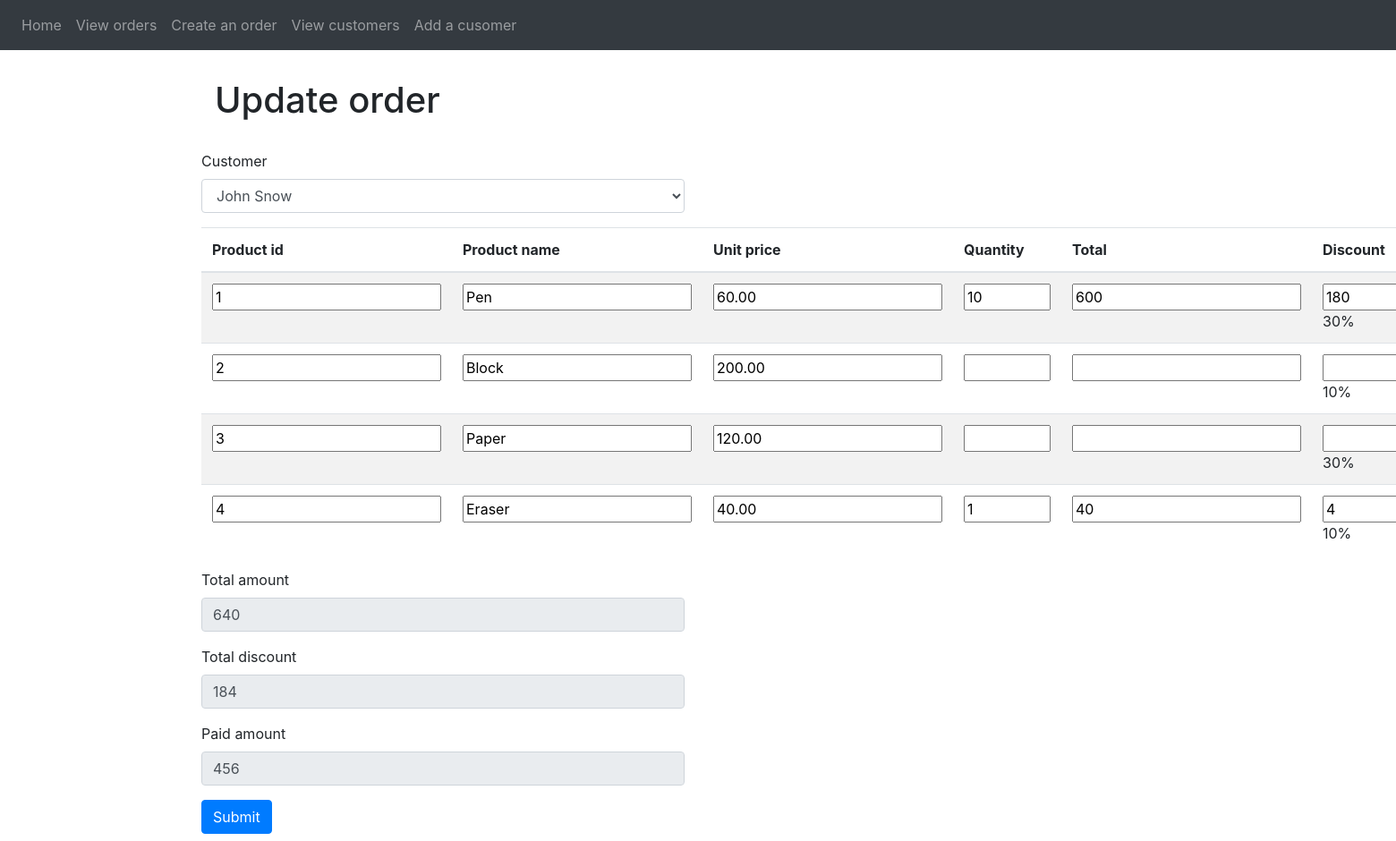
The app's page /update.php?id=2 with its own data.
### tables this page shows
CREATE TABLE `products` (
  `id` int(11) NOT NULL AUTO_INCREMENT,
  `productname` varchar(100) NOT NULL,
  `unitprice` decimal(6,2) NOT NULL,
  PRIMARY KEY (`id`),
  UNIQUE KEY `id_UNIQUE` (`id`),
  UNIQUE KEY `productname_UNIQUE` (`productname`)
);

CREATE TABLE `orders` (
  `id` int(11) NOT NULL AUTO_INCREMENT,
  `customer` int(11) NOT NULL,
  `totalamount` decimal(10,2) NOT NULL,
  `totaldiscount` decimal(10,2) NOT NULL,
  `paidamount` decimal(10,2) NOT NULL,
  `prize` tinyint(4) NOT NULL,
  PRIMARY KEY (`id`),
  UNIQUE KEY `id_UNIQUE` (`id`),
  KEY `id_idx` (`customer`),
  CONSTRAINT `customer` FOREIGN KEY (`customer`) REFERENCES `customers` (`id`) ON DELETE CASCADE ON UPDATE CASCADE
);

### db/db.php (called while the page is built, shortened)
<?php
    abstract class DB{
        protected $db;
        protected $table;
        function  __construct(){
            try{
                $this->db = new \PDO("mysql:host=" . self::DB_HOST . ";dbname=" . self::DB_DB, self::DB_USERNAME, self::DB_PASSWORD);
            }catch(\PDOException $ex){
                echo $ex->getMessage();
            }catch(\Exception $ex){
                echo $ex->getMessage();
            }
        }
        public function fetchValues($val=1, $param=1){
            $query = "SELECT * FROM {$this->table} WHERE {$param} = '$val'";
            $pdoStatementObject = $this->db->query($query, \PDO::FETCH_ASSOC);
            return $pdoStatementObject->fetchAll();
        }
        public function __destruct(){
            $this->db = NULL;
        }
    }
     class Products extends DB{
		function  __construct(){
			$this->table = 'products';
		}
	}
    class Customers extends DB{
		function  __construct(){
			$this->table = 'customers';
		}
    }
    class Orders extends DB{
		function  __construct(){
			$this->table = 'orders';
        }
    }
    class OrderDetails extends DB{
		function  __construct(){
			$this->table = 'order_items';
        }
    }
?>

### includes/process-order.php (called while the page is built, shortened)
<?php
    function calculateDiscount($ctype, $pname){
        $disc=0;
        if($ctype == "Small Company" || $ctype == "Large Company" ){
            $disc = 10;
            if($ctype == "Large Company"){
                if($pname == 'Pen' || $pname == 'Paper') {
                    $disc = 30;
                }
            }
        }
        return $disc;
    }
?>

### templates/order-form.php (the view, shortened to what this page needs)
<div class="row">
            <form class=" col-md-6" method="POST">
                <div class="form-group">
                    <label for="customer">Customer</label>
                    <select class="form-control" id="customer" name="customer">
                        <?php foreach ($customers as $cust){
                            $sel  ='';
                            if($buyer == $cust['id']){$sel = 'selected';}
                            echo'<option '.$sel.' value="'.$cust['id'].'">'.$cust['fullname'].'</option>';
                        }?>
                    </select>
                </div>
                <table class="table table-hover table-striped users">
                    <thead class="thead">
                        <tr>
                            <th>Product id</th>
                            <th>Product name</th>
                            <th>Unit price</th>
                            <th>Quantity</th>
                            <th>Total</th>
                            <th>Discount</th>
                        </tr>
                    </thead>
                    <tbody>
                    <?php
                        $val = 0;
                        foreach ($products as $key) {
                            $id = $key['id'];
                            $productname = $key['productname'];
                            $unitprice = $key['unitprice'];
                    ?>
                        <tr>
                            <td><input readonly="readonly" type="text" name="id[]"  value="<?= $id; ?>"></td>
                            <td><input readonly="readonly" type="text" class="productname" name="productname[]" value="<?= $productname; ?>"></td>
                            <td><input readonly="readonly" type="text" class="unitprice" name="unitprice[]" value="<?= $unitprice; ?>"></td>
                            <td><input type="number" class="quantity" name="quantity[]"  value="<?= isset($quantity[$val]) ? $quantity[$val] : ''; ?>" min="0" max="100"></td>
                            <td><input readonly="readonly" type="text" class="total" name="total[]" value="<?= isset($total[$val]) ? $total[$val] : ''; ?>"></td>
                            <td><input readonly="readonly" type="text" class="discount" name="discount[]" value="<?= isset($discount[$val]) ? $discount[$val] : ''; ?>"><span class="discountPercentage"><?= isset($discountpercentage[$val]) ? $discountpercentage[$val] : '0'; ?></span><span>%</span></td>
                        </tr>
                    <?php $val++; }?>
                    </tbody>
                </table>
                <div class="form-group">
                    <label for="totalamount">Total amount</label>
                    <input readonly="readonly" type="text" class="form-control" id="totalamount" name="totalamount" value="<?= $totalamount; ?>" placeholder="0">
                </div>
                <div class="form-group">
                    <label  for="totaldiscount">Total discount</label>
                    <input readonly="readonly" type="text" class="form-control" id="totaldiscount" name="totaldiscount" value="<?= $totaldiscount; ?>" placeholder="0">
                </div>
                <div class="form-group">
                    <label for="paidamount">Paid amount</label>
                    <input readonly="readonly" type="text" class="form-control" id="paidamount" name="paidamount"  value="<?= $paidamount; ?>" placeholder="0">
                </div>
                <button name="submit" type="submit" class="btn btn-primary mb-2">Submit</button>
            </form>
        </div>

### records on screen
products: id "1", productname "Pen", unitprice "60.00", value "10", value "600", value "180", val "30"
products: id "2", productname "Block", unitprice "200.00", val "10"
products: id "3", productname "Paper", unitprice "120.00", val "30"
products: id "4", productname "Eraser", unitprice "40.00", value "1", value "40", value "4", val "10"
orders: totalamount "640", totaldiscount "184", paidamount "456"

### other values on screen
form field customer "John Snow"
